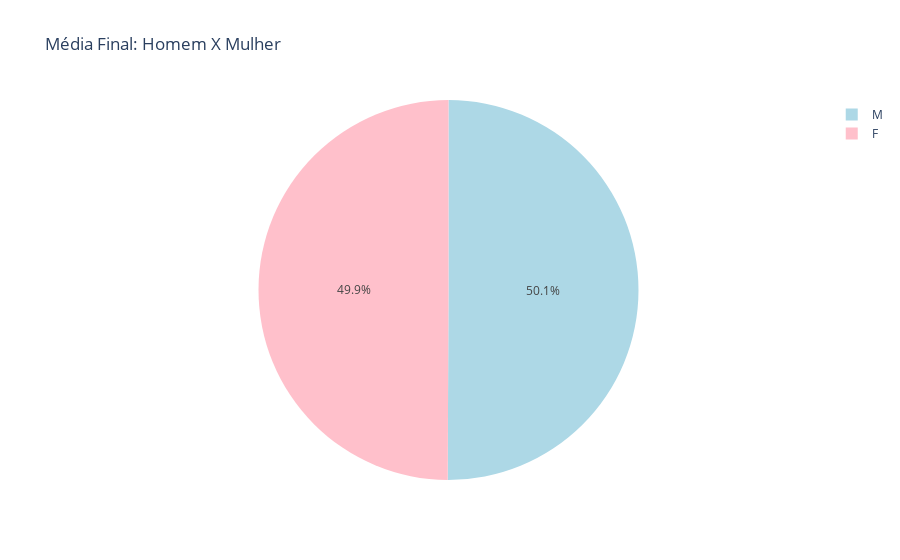

Notebook code for this chart:
### Markdown cell above
* Mulheres participam em 61.1% das cadeiras do ENEM em dias de prova. Percebe-se uma dominância em relação a inscrição. (continuacao no proximo gráfico de pizza)

### Code cell
import plotly.express as px

# Dados de exemplo
data = {'sexo': ['M', 'F'],
        'Valores': [379.8959, 378.8967]}

# Criar um DataFrame a partir dos dados
import pandas as pd
dfex = pd.DataFrame(data)

# Criar o gráfico de pizza
fig = px.pie(dfex, names='sexo', values='Valores', title='Média Final: Homem X Mulher',color_discrete_sequence=['lightblue','pink'])

# Exibir o gráfico interativo
fig.show()

### Figure 1 — Plotly figure (JSON) as saved in the notebook; plotly's stock layout.template omitted (floating-point values rounded to 4 significant figures)
{"data": [{"domain": {"x": [0, 1], "y": [0, 1]}, "hovertemplate": "sexo=%{label}<br>Valores=%{value}<extra></extra>", "labels": ["M", "F"], "legendgroup": "", "name": "", "showlegend": true, "type": "pie", "values": [379.9, 378.9]}], "layout": {"legend": {"tracegroupgap": 0}, "piecolorway": ["lightblue", "pink"], "title": {"text": "Média Final: Homem X Mulher"}}}
